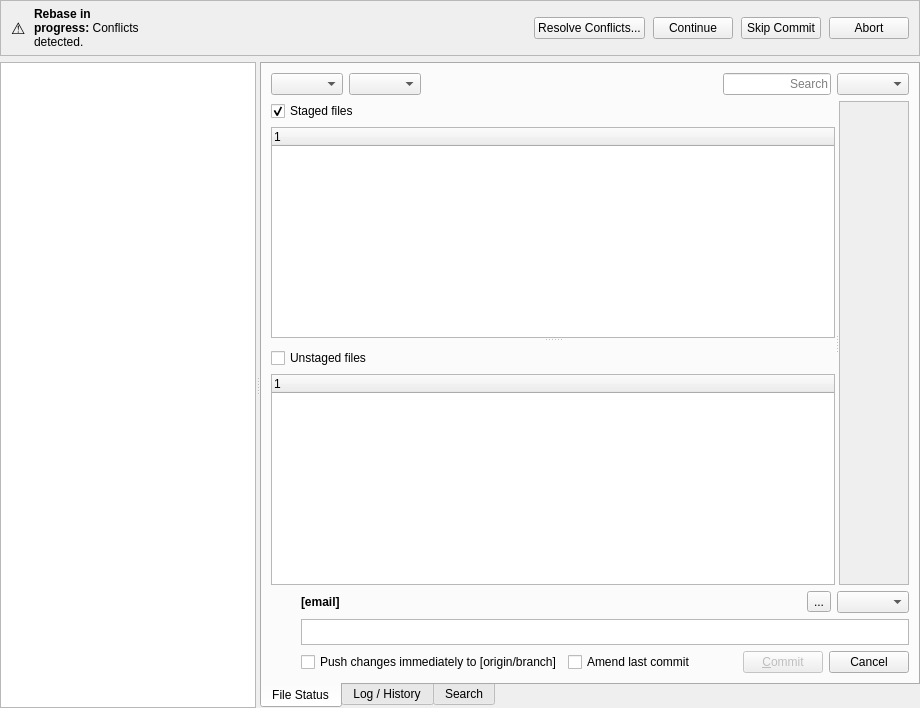
<?xml version="1.0" encoding="UTF-8"?>
<ui version="4.0">
 <class>QGitRepository</class>
 <widget class="QWidget" name="QGitRepository">
  <property name="geometry">
   <rect>
    <x>0</x>
    <y>0</y>
    <width>920</width>
    <height>708</height>
   </rect>
  </property>
  <property name="windowTitle">
   <string>Form</string>
  </property>
  <layout class="QVBoxLayout" name="verticalLayout">
   <property name="leftMargin">
    <number>0</number>
   </property>
   <property name="topMargin">
    <number>0</number>
   </property>
   <property name="rightMargin">
    <number>0</number>
   </property>
   <property name="bottomMargin">
    <number>0</number>
   </property>
   <item>
    <widget class="QFrame" name="frame_operationBanner">
     <property name="frameShape">
      <enum>QFrame::StyledPanel</enum>
     </property>
     <property name="frameShadow">
      <enum>QFrame::Raised</enum>
     </property>
     <layout class="QHBoxLayout" name="horizontalLayout_operationBanner">
      <property name="leftMargin">
       <number>10</number>
      </property>
      <property name="topMargin">
       <number>6</number>
      </property>
      <property name="rightMargin">
       <number>10</number>
      </property>
      <property name="bottomMargin">
       <number>6</number>
      </property>
      <property name="spacing">
       <number>8</number>
      </property>
      <item>
       <widget class="QLabel" name="label_operationIcon">
        <property name="font">
         <font>
          <pointsize>12</pointsize>
          <bold>true</bold>
         </font>
        </property>
        <property name="text">
         <string>⚠️</string>
        </property>
       </widget>
      </item>
      <item>
       <widget class="QLabel" name="label_operationText">
        <property name="text">
         <string>&lt;b&gt;Rebase in progress:&lt;/b&gt; Conflicts detected.</string>
        </property>
        <property name="wordWrap">
         <bool>true</bool>
        </property>
       </widget>
      </item>
      <item>
       <spacer name="horizontalSpacer_opBanner">
        <property name="orientation">
         <enum>Qt::Horizontal</enum>
        </property>
        <property name="sizeHint" stdset="0">
         <size>
          <width>40</width>
          <height>20</height>
         </size>
        </property>
       </spacer>
      </item>
      <item>
       <widget class="QPushButton" name="pushButton_resolveConflicts">
        <property name="text">
         <string>Resolve Conflicts...</string>
        </property>
       </widget>
      </item>
      <item>
       <widget class="QPushButton" name="pushButton_continueOperation">
        <property name="text">
         <string>Continue</string>
        </property>
       </widget>
      </item>
      <item>
       <widget class="QPushButton" name="pushButton_skipOperation">
        <property name="text">
         <string>Skip Commit</string>
        </property>
       </widget>
      </item>
      <item>
       <widget class="QPushButton" name="pushButton_abortOperation">
        <property name="text">
         <string>Abort</string>
        </property>
       </widget>
      </item>
     </layout>
    </widget>
   </item>
   <item>
    <widget class="QSplitter" name="splitter">
     <property name="orientation">
      <enum>Qt::Orientation::Horizontal</enum>
     </property>
     <widget class="QGitBranchTreeWidget" name="branchesTreeView">
      <attribute name="headerVisible">
       <bool>false</bool>
      </attribute>
      <column>
       <property name="text">
        <string notr="true">1</string>
       </property>
      </column>
     </widget>
     <widget class="QTabWidget" name="repositoryDetail">
      <property name="sizePolicy">
       <sizepolicy hsizetype="Expanding" vsizetype="Expanding">
        <horstretch>1</horstretch>
        <verstretch>0</verstretch>
       </sizepolicy>
      </property>
      <property name="tabPosition">
       <enum>QTabWidget::TabPosition::South</enum>
      </property>
      <property name="currentIndex">
       <number>0</number>
      </property>
      <widget class="QWidget" name="tabFileStatus">
       <attribute name="title">
        <string>File Status</string>
       </attribute>
       <layout class="QVBoxLayout" name="verticalLayout_4" stretch="0,1,0">
        <item>
         <layout class="QHBoxLayout" name="horizontalLayout_2" stretch="0,0,1,0,0">
          <property name="leftMargin">
           <number>0</number>
          </property>
          <property name="topMargin">
           <number>0</number>
          </property>
          <property name="rightMargin">
           <number>0</number>
          </property>
          <item>
           <widget class="QComboBoxGitStatusFiles" name="comboBox_gitStatusFiles">
            <property name="sizePolicy">
             <sizepolicy hsizetype="Preferred" vsizetype="Expanding">
              <horstretch>0</horstretch>
              <verstretch>0</verstretch>
             </sizepolicy>
            </property>
            <property name="maxVisibleItems">
             <number>16</number>
            </property>
           </widget>
          </item>
          <item>
           <widget class="QComboBoxGitViewOptions" name="comboBox_gitViewOptions">
            <property name="sizePolicy">
             <sizepolicy hsizetype="Preferred" vsizetype="Expanding">
              <horstretch>0</horstretch>
              <verstretch>0</verstretch>
             </sizepolicy>
            </property>
           </widget>
          </item>
          <item>
           <spacer name="horizontalSpacer">
            <property name="orientation">
             <enum>Qt::Orientation::Horizontal</enum>
            </property>
            <property name="sizeHint" stdset="0">
             <size>
              <width>40</width>
              <height>20</height>
             </size>
            </property>
           </spacer>
          </item>
          <item>
           <widget class="QLineEdit" name="lineEdit">
            <property name="sizePolicy">
             <sizepolicy hsizetype="Expanding" vsizetype="MinimumExpanding">
              <horstretch>0</horstretch>
              <verstretch>0</verstretch>
             </sizepolicy>
            </property>
            <property name="alignment">
             <set>Qt::AlignmentFlag::AlignRight|Qt::AlignmentFlag::AlignTrailing|Qt::AlignmentFlag::AlignVCenter</set>
            </property>
            <property name="placeholderText">
             <string>Search</string>
            </property>
           </widget>
          </item>
          <item>
           <widget class="QComboBoxGitDiffOptions" name="comboBox_gitDiffOptions">
            <property name="sizePolicy">
             <sizepolicy hsizetype="Preferred" vsizetype="Expanding">
              <horstretch>0</horstretch>
              <verstretch>0</verstretch>
             </sizepolicy>
            </property>
            <property name="maxVisibleItems">
             <number>13</number>
            </property>
           </widget>
          </item>
         </layout>
        </item>
        <item>
         <widget class="QSplitter" name="splitter_3">
          <property name="orientation">
           <enum>Qt::Orientation::Horizontal</enum>
          </property>
          <widget class="QStackedWidget" name="stackedWidget_staging">
           <property name="sizePolicy">
            <sizepolicy hsizetype="Fixed" vsizetype="Expanding">
             <horstretch>1</horstretch>
             <verstretch>0</verstretch>
            </sizepolicy>
           </property>
           <property name="currentIndex">
            <number>0</number>
           </property>
           <widget class="QWidget" name="page_splitStaging">
            <layout class="QVBoxLayout" name="verticalLayout_splitStaging">
             <property name="leftMargin">
              <number>0</number>
             </property>
             <property name="topMargin">
              <number>0</number>
             </property>
             <property name="rightMargin">
              <number>0</number>
             </property>
             <property name="bottomMargin">
              <number>0</number>
             </property>
             <item>
              <widget class="QSplitter" name="splitter_2">
               <property name="orientation">
                <enum>Qt::Orientation::Vertical</enum>
               </property>
               <widget class="QWidget" name="layoutWidget">
                <layout class="QVBoxLayout" name="verticalLayout_2" stretch="0,1">
                 <property name="sizeConstraint">
                  <enum>QLayout::SizeConstraint::SetDefaultConstraint</enum>
                 </property>
                 <property name="leftMargin">
                  <number>0</number>
                 </property>
                 <property name="rightMargin">
                  <number>0</number>
                 </property>
                 <item>
                  <widget class="QCheckBox" name="checkBox_StagedFiles">
                   <property name="text">
                    <string>Staged files</string>
                   </property>
                   <property name="checked">
                    <bool>true</bool>
                   </property>
                  </widget>
                 </item>
                 <item>
                  <widget class="QGitFileStatusTreeWidget" name="treeWidget_staged">
                   <property name="selectionMode">
                    <enum>QAbstractItemView::SelectionMode::ExtendedSelection</enum>
                   </property>
                  </widget>
                 </item>
                </layout>
               </widget>
               <widget class="QWidget" name="layoutWidget_2">
                <layout class="QVBoxLayout" name="verticalLayout_3" stretch="0,1">
                 <property name="leftMargin">
                  <number>0</number>
                 </property>
                 <property name="topMargin">
                  <number>6</number>
                 </property>
                 <property name="rightMargin">
                  <number>0</number>
                 </property>
                 <property name="bottomMargin">
                  <number>0</number>
                 </property>
                 <item>
                  <widget class="QCheckBox" name="checkBox_UnstagedFiles">
                   <property name="text">
                    <string>Unstaged files</string>
                   </property>
                  </widget>
                 </item>
                 <item>
                  <widget class="QGitFileStatusTreeWidget" name="treeWidget_unstaged">
                   <property name="selectionMode">
                    <enum>QAbstractItemView::SelectionMode::ExtendedSelection</enum>
                   </property>
                  </widget>
                 </item>
                </layout>
               </widget>
              </widget>
             </item>
            </layout>
           </widget>
           <widget class="QWidget" name="page_noStaging">
            <layout class="QVBoxLayout" name="verticalLayout_noStaging">
             <property name="leftMargin">
              <number>0</number>
             </property>
             <property name="topMargin">
              <number>0</number>
             </property>
             <property name="rightMargin">
              <number>0</number>
             </property>
             <property name="bottomMargin">
              <number>0</number>
             </property>
             <item>
              <widget class="QCheckBox" name="checkBox_PendingFiles">
               <property name="text">
                <string>Pending files</string>
               </property>
              </widget>
             </item>
             <item>
              <widget class="QGitFileStatusTreeWidget" name="treeWidget_pending">
               <property name="selectionMode">
                <enum>QAbstractItemView::SelectionMode::ExtendedSelection</enum>
               </property>
              </widget>
             </item>
            </layout>
           </widget>
          </widget>
          <widget class="QScrollArea" name="scrollArea_diff_commit">
           <property name="readonly" stdset="0">
            <bool>false</bool>
           </property>
           <widget class="QGitDiffWidget" name="commit_diff">
            <property name="geometry">
             <rect>
              <x>0</x>
              <y>0</y>
              <width>0</width>
              <height>0</height>
             </rect>
            </property>
            <property name="sizePolicy">
             <sizepolicy hsizetype="Fixed" vsizetype="Expanding">
              <horstretch>1</horstretch>
              <verstretch>0</verstretch>
             </sizepolicy>
            </property>
            <property name="readonly" stdset="0">
             <bool>false</bool>
            </property>
           </widget>
          </widget>
         </widget>
        </item>
        <item>
         <layout class="QGridLayout" name="gridLayout">
          <item row="0" column="1">
           <widget class="QWidget" name="horizontalWidgetLayout_1" native="true">
            <layout class="QHBoxLayout" name="horizontalLayout_3" stretch="1,0,0">
             <property name="spacing">
              <number>6</number>
             </property>
             <property name="leftMargin">
              <number>0</number>
             </property>
             <property name="topMargin">
              <number>0</number>
             </property>
             <property name="rightMargin">
              <number>0</number>
             </property>
             <property name="bottomMargin">
              <number>0</number>
             </property>
             <item>
              <widget class="QLabel" name="label_signatureEmail">
               <property name="font">
                <font>
                 <bold>true</bold>
                </font>
               </property>
               <property name="text">
                <string>[email]</string>
               </property>
              </widget>
             </item>
             <item>
              <widget class="QToolButton" name="toolButton">
               <property name="text">
                <string>...</string>
               </property>
              </widget>
             </item>
             <item>
              <widget class="QComboBox" name="comboBox_4"/>
             </item>
            </layout>
           </widget>
          </item>
          <item row="1" column="0">
           <widget class="QLabel" name="label_signatureGravatarImage">
            <property name="minimumSize">
             <size>
              <width>24</width>
              <height>24</height>
             </size>
            </property>
            <property name="maximumSize">
             <size>
              <width>24</width>
              <height>16777215</height>
             </size>
            </property>
            <property name="alignment">
             <set>Qt::AlignmentFlag::AlignLeading|Qt::AlignmentFlag::AlignLeft|Qt::AlignmentFlag::AlignTop</set>
            </property>
           </widget>
          </item>
          <item row="2" column="1">
           <widget class="QWidget" name="horizontalWidgetLayout_2" native="true">
            <layout class="QHBoxLayout" name="horizontalLayout_4">
             <property name="spacing">
              <number>6</number>
             </property>
             <property name="leftMargin">
              <number>0</number>
             </property>
             <property name="topMargin">
              <number>0</number>
             </property>
             <property name="rightMargin">
              <number>0</number>
             </property>
             <property name="bottomMargin">
              <number>0</number>
             </property>
             <item>
              <widget class="QCheckBox" name="checkBox_pushChangesImmidietely">
               <property name="text">
                <string>Push changes immediately to [origin/branch]</string>
               </property>
              </widget>
             </item>
             <item>
              <widget class="QCheckBox" name="checkBox_amendCommit">
               <property name="text">
                <string>Amend last commit</string>
               </property>
              </widget>
             </item>
             <item>
              <spacer name="horizontalSpacer_3">
               <property name="orientation">
                <enum>Qt::Orientation::Horizontal</enum>
               </property>
               <property name="sizeHint" stdset="0">
                <size>
                 <width>40</width>
                 <height>20</height>
                </size>
               </property>
              </spacer>
             </item>
             <item>
              <widget class="QPushButton" name="pushButton_commit">
               <property name="enabled">
                <bool>false</bool>
               </property>
               <property name="text">
                <string>&amp;Commit</string>
               </property>
              </widget>
             </item>
             <item>
              <widget class="QPushButton" name="pushButton_commitCancel">
               <property name="text">
                <string>Cancel</string>
               </property>
              </widget>
             </item>
            </layout>
           </widget>
          </item>
          <item row="1" column="1">
           <widget class="QAdvPlainTextEdit" name="plainTextEdit_commitMessage">
            <property name="sizePolicy">
             <sizepolicy hsizetype="Minimum" vsizetype="Minimum">
              <horstretch>0</horstretch>
              <verstretch>0</verstretch>
             </sizepolicy>
            </property>
            <property name="maximumSize">
             <size>
              <width>16777215</width>
              <height>26</height>
             </size>
            </property>
            <property name="verticalScrollBarPolicy">
             <enum>Qt::ScrollBarPolicy::ScrollBarAlwaysOff</enum>
            </property>
            <property name="horizontalScrollBarPolicy">
             <enum>Qt::ScrollBarPolicy::ScrollBarAlwaysOff</enum>
            </property>
           </widget>
          </item>
         </layout>
        </item>
       </layout>
      </widget>
      <widget class="QWidget" name="tabLogHistory">
       <attribute name="title">
        <string>Log / History</string>
       </attribute>
       <layout class="QVBoxLayout" name="verticalLayout_8">
        <item>
         <layout class="QHBoxLayout" name="horizontalLayout_branchFilter">
          <item>
           <widget class="QLabel" name="label_branchFilter">
            <property name="text">
             <string>Branch:</string>
            </property>
           </widget>
          </item>
          <item>
           <widget class="QComboBox" name="comboBox_logBranchFilter">
            <property name="minimumSize">
             <size>
              <width>250</width>
              <height>0</height>
             </size>
            </property>
           </widget>
          </item>
          <item>
           <spacer name="horizontalSpacer_branchFilter">
            <property name="orientation">
             <enum>Qt::Orientation::Horizontal</enum>
            </property>
            <property name="sizeHint" stdset="0">
             <size>
              <width>40</width>
              <height>20</height>
             </size>
            </property>
           </spacer>
          </item>
         </layout>
        </item>
        <item>
         <widget class="QSplitter" name="logHistory_splitter_1">
          <property name="orientation">
           <enum>Qt::Orientation::Vertical</enum>
          </property>
          <widget class="QLogHistoryTableWidget" name="logHistory_commits">
           <property name="editTriggers">
            <set>QAbstractItemView::EditTrigger::NoEditTriggers</set>
           </property>
           <property name="selectionMode">
            <enum>QAbstractItemView::SelectionMode::SingleSelection</enum>
           </property>
           <property name="selectionBehavior">
            <enum>QAbstractItemView::SelectionBehavior::SelectRows</enum>
           </property>
           <property name="verticalScrollMode">
            <enum>QAbstractItemView::ScrollMode::ScrollPerPixel</enum>
           </property>
           <property name="horizontalScrollMode">
            <enum>QAbstractItemView::ScrollMode::ScrollPerPixel</enum>
           </property>
           <property name="showGrid">
            <bool>false</bool>
           </property>
           <property name="wordWrap">
            <bool>false</bool>
           </property>
           <attribute name="horizontalHeaderHighlightSections">
            <bool>false</bool>
           </attribute>
           <attribute name="verticalHeaderVisible">
            <bool>false</bool>
           </attribute>
           <attribute name="verticalHeaderDefaultSectionSize">
            <number>22</number>
           </attribute>
           <attribute name="verticalHeaderHighlightSections">
            <bool>false</bool>
           </attribute>
           <column>
            <property name="text">
             <string>Graph</string>
            </property>
           </column>
           <column>
            <property name="text">
             <string>Description</string>
            </property>
           </column>
           <column>
            <property name="text">
             <string>Date</string>
            </property>
           </column>
           <column>
            <property name="text">
             <string>Author</string>
            </property>
           </column>
           <column>
            <property name="text">
             <string>Commit</string>
            </property>
           </column>
          </widget>
          <widget class="QSplitter" name="logHistory_splitter_2">
           <property name="orientation">
            <enum>Qt::Orientation::Horizontal</enum>
           </property>
           <widget class="QSplitter" name="logHistory_splitter_3">
            <property name="orientation">
             <enum>Qt::Orientation::Vertical</enum>
            </property>
            <widget class="QExtTextBrowser" name="logHistory_info">
             <property name="focusPolicy">
              <enum>Qt::FocusPolicy::NoFocus</enum>
             </property>
            </widget>
            <widget class="QTableWidget" name="logHistory_files">
             <property name="editTriggers">
              <set>QAbstractItemView::EditTrigger::NoEditTriggers</set>
             </property>
             <property name="selectionBehavior">
              <enum>QAbstractItemView::SelectionBehavior::SelectRows</enum>
             </property>
             <property name="verticalScrollMode">
              <enum>QAbstractItemView::ScrollMode::ScrollPerPixel</enum>
             </property>
             <property name="horizontalScrollMode">
              <enum>QAbstractItemView::ScrollMode::ScrollPerPixel</enum>
             </property>
             <property name="showGrid">
              <bool>false</bool>
             </property>
             <property name="wordWrap">
              <bool>false</bool>
             </property>
             <property name="cornerButtonEnabled">
              <bool>false</bool>
             </property>
             <attribute name="verticalHeaderVisible">
              <bool>false</bool>
             </attribute>
             <attribute name="verticalHeaderHighlightSections">
              <bool>false</bool>
             </attribute>
             <column>
              <property name="text">
               <string>Filename</string>
              </property>
             </column>
             <column>
              <property name="text">
               <string>Path</string>
              </property>
             </column>
            </widget>
           </widget>
           <widget class="QScrollArea" name="scrollArea_diff">
            <property name="widgetResizable">
             <bool>true</bool>
            </property>
            <widget class="QGitDiffWidget" name="logHistory_diff">
             <property name="geometry">
              <rect>
               <x>0</x>
               <y>0</y>
               <width>68</width>
               <height>434</height>
              </rect>
             </property>
             <property name="readonly" stdset="0">
              <bool>true</bool>
             </property>
            </widget>
           </widget>
          </widget>
         </widget>
        </item>
       </layout>
      </widget>
      <widget class="QWidget" name="tabSearch">
       <attribute name="title">
        <string>Search</string>
       </attribute>
       <layout class="QVBoxLayout" name="verticalLayout_5">
        <item>
         <layout class="QHBoxLayout" name="horizontalLayout" stretch="1,0,0">
          <item>
           <widget class="QLineEdit" name="lineEdit_search">
            <property name="placeholderText">
             <string>Search</string>
            </property>
           </widget>
          </item>
          <item>
           <widget class="QLabel" name="label_searchType">
            <property name="text">
             <string>&amp;Search:</string>
            </property>
            <property name="buddy">
             <cstring>comboBox_searchType</cstring>
            </property>
           </widget>
          </item>
          <item>
           <widget class="QComboBox" name="comboBox_searchType">
            <item>
             <property name="text">
              <string>Commit messages</string>
             </property>
            </item>
            <item>
             <property name="text">
              <string>File changes</string>
             </property>
            </item>
            <item>
             <property name="text">
              <string>Authors</string>
             </property>
            </item>
           </widget>
          </item>
         </layout>
        </item>
        <item>
         <widget class="QSplitter" name="splitter_6">
          <property name="orientation">
           <enum>Qt::Orientation::Vertical</enum>
          </property>
          <widget class="QLogHistoryTableWidget" name="search_commits">
           <property name="editTriggers">
            <set>QAbstractItemView::EditTrigger::NoEditTriggers</set>
           </property>
           <property name="selectionMode">
            <enum>QAbstractItemView::SelectionMode::SingleSelection</enum>
           </property>
           <property name="selectionBehavior">
            <enum>QAbstractItemView::SelectionBehavior::SelectRows</enum>
           </property>
           <property name="verticalScrollMode">
            <enum>QAbstractItemView::ScrollMode::ScrollPerPixel</enum>
           </property>
           <property name="horizontalScrollMode">
            <enum>QAbstractItemView::ScrollMode::ScrollPerPixel</enum>
           </property>
           <property name="showGrid">
            <bool>false</bool>
           </property>
           <property name="wordWrap">
            <bool>false</bool>
           </property>
           <attribute name="horizontalHeaderHighlightSections">
            <bool>false</bool>
           </attribute>
           <attribute name="verticalHeaderVisible">
            <bool>false</bool>
           </attribute>
           <attribute name="verticalHeaderDefaultSectionSize">
            <number>22</number>
           </attribute>
           <attribute name="verticalHeaderHighlightSections">
            <bool>false</bool>
           </attribute>
           <column>
            <property name="text">
             <string>Description</string>
            </property>
           </column>
           <column>
            <property name="text">
             <string>Date</string>
            </property>
           </column>
           <column>
            <property name="text">
             <string>Author</string>
            </property>
           </column>
           <column>
            <property name="text">
             <string>Commit</string>
            </property>
           </column>
          </widget>
          <widget class="QSplitter" name="splitter_5">
           <property name="orientation">
            <enum>Qt::Orientation::Horizontal</enum>
           </property>
           <widget class="QSplitter" name="splitter_4">
            <property name="orientation">
             <enum>Qt::Orientation::Vertical</enum>
            </property>
            <widget class="QExtTextBrowser" name="search_info">
             <property name="focusPolicy">
              <enum>Qt::FocusPolicy::NoFocus</enum>
             </property>
            </widget>
            <widget class="QTableWidget" name="search_files">
             <property name="editTriggers">
              <set>QAbstractItemView::EditTrigger::NoEditTriggers</set>
             </property>
             <property name="selectionBehavior">
              <enum>QAbstractItemView::SelectionBehavior::SelectRows</enum>
             </property>
             <property name="verticalScrollMode">
              <enum>QAbstractItemView::ScrollMode::ScrollPerPixel</enum>
             </property>
             <property name="horizontalScrollMode">
              <enum>QAbstractItemView::ScrollMode::ScrollPerPixel</enum>
             </property>
             <property name="showGrid">
              <bool>false</bool>
             </property>
             <property name="wordWrap">
              <bool>false</bool>
             </property>
             <property name="cornerButtonEnabled">
              <bool>false</bool>
             </property>
             <attribute name="verticalHeaderVisible">
              <bool>false</bool>
             </attribute>
             <attribute name="verticalHeaderHighlightSections">
              <bool>false</bool>
             </attribute>
             <column>
              <property name="text">
               <string>Filename</string>
              </property>
             </column>
             <column>
              <property name="text">
               <string>Path</string>
              </property>
             </column>
            </widget>
           </widget>
           <widget class="QScrollArea" name="search_Scroll_diff">
            <property name="widgetResizable">
             <bool>true</bool>
            </property>
            <widget class="QGitDiffWidget" name="search_diff">
             <property name="geometry">
              <rect>
               <x>0</x>
               <y>0</y>
               <width>68</width>
               <height>411</height>
              </rect>
             </property>
             <property name="readonly" stdset="0">
              <bool>true</bool>
             </property>
            </widget>
           </widget>
          </widget>
         </widget>
        </item>
       </layout>
      </widget>
     </widget>
    </widget>
   </item>
  </layout>
 </widget>
 <customwidgets>
  <customwidget>
   <class>QGitFileStatusTreeWidget</class>
   <extends>QTreeWidget</extends>
   <header>qgitfilestatustreewidget.h</header>
  </customwidget>
  <customwidget>
   <class>QGitBranchTreeWidget</class>
   <extends>QTreeWidget</extends>
   <header>qgitbranchtreewidget.h</header>
  </customwidget>
  <customwidget>
   <class>QGitDiffWidget</class>
   <extends>QWidget</extends>
   <header>qgitdiffwidget.h</header>
   <container>1</container>
  </customwidget>
  <customwidget>
   <class>QAdvPlainTextEdit</class>
   <extends>QPlainTextEdit</extends>
   <header>qadvplaintextedit.h</header>
  </customwidget>
  <customwidget>
   <class>QLogHistoryTableWidget</class>
   <extends>QTableWidget</extends>
   <header>qloghistorytablewidget.h</header>
  </customwidget>
  <customwidget>
   <class>QExtTextBrowser</class>
   <extends>QTextBrowser</extends>
   <header>qexttextbrowser.h</header>
  </customwidget>
  <customwidget>
   <class>QComboBoxGitStatusFiles</class>
   <extends>QComboBox</extends>
   <header>qcomboboxgitstatusfiles.h</header>
  </customwidget>
  <customwidget>
   <class>QComboBoxGitViewOptions</class>
   <extends>QComboBox</extends>
   <header>qcomboboxgitviewoptions.h</header>
  </customwidget>
  <customwidget>
   <class>QComboBoxGitDiffOptions</class>
   <extends>QComboBox</extends>
   <header>qcomboboxgitdiffoptions.h</header>
  </customwidget>
 </customwidgets>
 <resources/>
 <connections/>
</ui>
